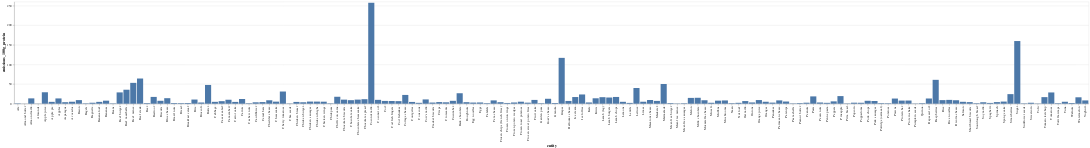

Notebook source saved alongside this figure:
### Markdown cell above
That not very pretty, let's turn the chart on it's side for readability and sort the values according to emissions

### Code cell
alt.Chart(df_protein).mark_bar().encode(
    x="entity", y="emissions_100g_protein")

### Figure 1 — Vega-Lite specification as saved in the notebook (floating-point values rounded to 4 significant figures; data arrays with more than 128 entries replaced by an {"elided": "..."} marker saying what was removed)
{"config": {"view": {"continuousWidth": 300, "continuousHeight": 300}}, "data": {"name": "data-27ad42a0033f0509e25b037cc76e4157"}, "mark": {"type": "bar"}, "encoding": {"x": {"field": "entity", "type": "nominal"}, "y": {"field": "emissions_100g_protein", "type": "quantitative"}}, "$schema": "https://vega.github.io/schema/vega-lite/v5.20.1.json", "datasets": {"data-27ad42a0033f0509e25b037cc76e4157": {"elided": "160 records"}}}
